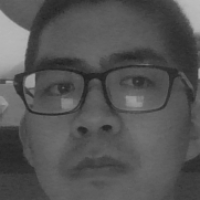
#> input picture testcode/faces/hit5heng/3.png, 200 x 200 px, given in place of the camera
$ jupyter execute --allow-errors stream.ipynb   (text cells are left out)
#> lines starting #> are read from the running program, lines starting #| are printed output that depends on the picture; after the words box and inside, x2 and y2 are one past the last pixel; in counts of white or black regions, pixels touching at a corner belong together
[cell 1]
# 测试
# 人脸检测
import cv2

cap = cv2.VideoCapture(0)
cap.set(3,640) # set Width
cap.set(4,480) # set Height

faceCascade = cv2.CascadeClassifier('Cascades/haarcascade_frontalface_alt.xml')
eyeCascade = cv2.CascadeClassifier('Cascades/haarcascade_eye_tree_eyeglasses.xml')

while(True):
    ret, frame = cap.read()
#> frame is the input picture: shape (200, 200, 3); min 32, max 189, mean 84.7

    gray = cv2.cvtColor(frame, cv2.COLOR_BGR2GRAY)
    # gray 表示输入 grayscale 图像。
    # scaleFactor 表示每个图像缩减的比例大小。
    # minNeighbors 表示每个备选矩形框具备的邻近数量。数字越大，假正类越少。
    # minSize 表示人脸识别的最小矩形大小。
    faces = faceCascade.detectMultiScale(
        gray,
        scaleFactor=1.1,
        minNeighbors=2,
        minSize=(10, 10),
#         flags=cv2.CASCADE_SCALE_IMAGE  # 还不知道什么用
    )
#> faces = [[8, 6, 180, 180]]
    for (x,y,w,h) in faces:
        # 画矩形框
        cv2.rectangle(frame, (x,y), (x+w,y+h), (0,255,0), 2)
        roi_color = frame[y:y+h, x:x+w]
#> this loop made 1 pass
#> pass 1, `roi_color = frame[y:y+h, x:x+w]`:
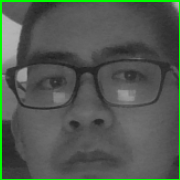
#> roi_color: shape (180, 180, 3); mean B, G, R 81, 89.4, 81
#> after the loop:
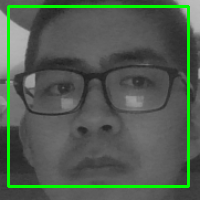
#> frame: shape (200, 200, 3); 5.39% of pixels changed, all inside (x1, y1, x2, y2) = (7, 5, 190, 188)

    cv2.imshow('frame', frame)


    k = cv2.waitKey(10) & 0xff
#> (key q is pressed here)
    if k == ord('q'):  # press 'q' to quit  k == ord('q')
        break


cap.release()
cv2.destroyAllWindows()

[cell 2]
import cv2
import os
import glob

cap = cv2.VideoCapture(0)
cap.set(3,640) # set Width
cap.set(4,480) # set Height

faceCascade = cv2.CascadeClassifier('Cascades/haarcascade_frontalface_alt.xml')
eyeCascade = cv2.CascadeClassifier('Cascades/haarcascade_eye_tree_eyeglasses.xml')

def get_face():
    name = input("input name:")
#> the answer given: faces/hit5heng/0.png
    path = "./faces/{}".format(name)
    if not os.path.exists(path):
            os.makedirs(path)
    while(True):
        ret, frame = cap.read()
        gray = cv2.cvtColor(frame, cv2.COLOR_BGR2GRAY)

        faces = faceCascade.detectMultiScale(
        gray,
        scaleFactor=1.1,
        minNeighbors=2,
        minSize=(10, 10),
        # flags=cv2.CASCADE_SCALE_IMAGE  # 还不知道什么用
        )
#> faces = [[8, 6, 180, 180]]

        # 找最大的脸
        max_w = 0
        max_h = 0
        for (x,y,w,h) in faces:
            cv2.rectangle(frame, (x,y), (x+w,y+h), (0,255,0), 2)
            if max_w < w and max_h < h:
                max_w, max_h = w, h
                max_x, max_y = x, y

            # 截取人脸，并且都转化为200*200的固定大小
            face = cv2.resize(gray[max_y:max_y+max_h, max_x:max_x+max_w], (200,200))

            cv2.imshow('frame', frame)
            cv2.imshow('face', face)
#> this loop made 1 pass
#> (x, y, w, h, max_w, max_h, max_x, max_y) on pass 1: (8, 6, 180, 180, 180, 180, 8, 6)
#> pass 1, in get_face, `face = cv2.resize(gray[max_y:max_y+max_h, max_x:max_x+max_w], (200,200))`:
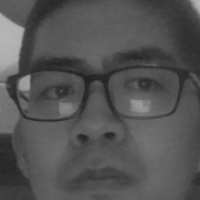
#> face: shape (200, 200); min 33, max 182, mean 83.8
#> after the loop, max_h = 180; max_w = 180; max_x = 8; max_y = 6

        k = cv2.waitKey(10) & 0xff
#> (key q is pressed here)
        if k == ord('e'):  # press 'q' to quit  k == ord('q')
            num = len(glob.glob(pathname='{}/*.png'.format(path)))
            filename = "{}/{}.png".format(path,num)
            cv2.imwrite(filename, face)
            print("save face ", filename)
        if k == ord('q'):  # press 'q' to quit  k == ord('q')
            break

    cap.release()
    cv2.destroyAllWindows()

[cell 3]
get_face()

[cell 4]
import imghdr
# 生成label文件
def get_label(path):
    fh = open("./faces/label.txt", 'w')
    # 表示人脸label
    label = 0
    for root, dirs, files in os.walk(path):
        # 循环每个文件夹
        for subdir in dirs:
            # 文件夹完整路径
            subdir_path = os.path.join(root,subdir)
            # 循环每个人物文件夹下面每张照片
            for file in os.listdir(subdir_path):
                # 照片完整路径
                filepath = os.path.join(subdir_path, file)
                # 判断文件类型是不是图片类型
                imgType = imghdr.what(filepath)
                if imgType == 'jpeg' or imgType == 'png' or imgType == 'jpg':
                    # 保存图片路径
                    fh.write(filepath);
                    fh.write(";")
                    # 标签
                    fh.write(str(label))
                    fh.write("\n")
            # 每个人的标签不一样，从0开始计数
            label = label + 1
    fh.close()

[cell 5]
get_label("faces")

[cell 6]
import cv2
import numpy as np
# 保存图片数据
images = []
# 保存标签
labels = []
# 打开文件
fh = open("./faces/label.txt")
# 循环每一行
for line in fh:
    # 以;切分字符串
    arr = line.split(";")
    # 第0部分为图片路径，读取文件
    img = cv2.imread(arr[0],0)
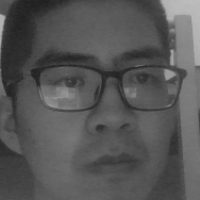
#> input picture testcode/faces/hit5heng/0.png, 200 x 200 px
#> img is the input picture: shape (200, 200); min 30, max 190, mean 86.2
    # 保存图片数据
    images.append(img)
    # 保存对应的标签数据
    labels.append(int(arr[1]))

# 安装opencv扩展包
# pip install opencv-contrib-python
# 定义人脸识别模型
model = cv2.face.EigenFaceRecognizer_create()
# model = cv2.face.FisherFaceRecognizer_create()
# model = cv2.face.LBPHFaceRecognizer_create()
# 训练模型
model.train(np.array(images), np.array(labels))
# 保存模型
model.save("./faces/predict_face.xml")

[cell 7]
import os
# 获取根目录路径、子目录路径，根目录和子目录下所有文件名
# for root, subDir, files in os.walk("./faces"):
#     print(root, "\n...........\n", subDir, "\n.......\n", files)
for _, subDir, _ in os.walk("./faces"):
    print(subDir)
    if len(subDir) != 0:
        name = subDir

print(name)
# for lists in os.listdir("./faces"):
#     print(lists)

[cell 8]
import cv2
import os
import glob

cap = cv2.VideoCapture(0)
cap.set(3,640) # set Width
cap.set(4,480) # set Height

faceCascade = cv2.CascadeClassifier('Cascades/haarcascade_frontalface_alt.xml')
eyeCascade = cv2.CascadeClassifier('Cascades/haarcascade_eye_tree_eyeglasses.xml')

# 定义人物名字
for _, subDir, _ in os.walk("./faces"):
    if len(subDir) != 0:
        name = subDir

# 定义人脸识别模型
model = cv2.face.EigenFaceRecognizer_create()
# 载入训练好的模型
model.read('./faces/predict_face.xml')

while(True):
    ret, frame = cap.read()

    gray = cv2.cvtColor(frame, cv2.COLOR_BGR2GRAY)
    # gray 表示输入 grayscale 图像。
    # scaleFactor 表示每个图像缩减的比例大小。
    # minNeighbors 表示每个备选矩形框具备的邻近数量。数字越大，假正类越少。
    # minSize 表示人脸识别的最小矩形大小。
    faces = faceCascade.detectMultiScale(
        gray,
        scaleFactor=1.1,
        minNeighbors=2,
        minSize=(10, 10),
#         flags=cv2.CASCADE_SCALE_IMAGE  # 还不知道什么用
    )
    for (x,y,w,h) in faces:
        # 画矩形框
        cv2.rectangle(frame, (x,y), (x+w,y+h), (0,255,0), 2)

        # 预测人物
        face = cv2.resize(gray[y:y+h,x:x+w], (200,200))
        params = model.predict(face)
        # 写上人物名字
        cv2.putText(frame,name[params[0]],(x,y-50),cv2.FONT_HERSHEY_SIMPLEX,1,(255,0,0),2)
#> this loop made 1 pass
#> (x, y, w, h, params) on pass 1: (8, 6, 180, 180, (0, 1866.3))

    cv2.imshow('frame', frame)


    k = cv2.waitKey(10) & 0xff
#> (key q is pressed here)
    if k == ord('q'):  # press 'q' to quit  k == ord('q')
        break


cap.release()
cv2.destroyAllWindows()

[cell 9]
# 检测人脸

import cv2
import urllib
import numpy as np
import sys


def detect(img, cascade):
    gray = cv2.cvtColor(img, cv2.COLOR_BGR2GRAY)  # 不需要转换为灰度图来检测
    faces = cascade.detectMultiScale(
        gray,
        scaleFactor=1.1,
        minNeighbors=2,
        minSize=(10, 10),
        # flags=cv2.CASCADE_SCALE_IMAGE  # 还不知道什么用
    )
    for (x,y,w,h) in faces:
        # 画矩形框
        cv2.rectangle(img, (x,y), (x+w,y+h), (0,255,0), 2)
        # roi_color = frame[y:y+h, x:x+w]  # 截取人脸
    return img


def get_steam():
    faceCascade = cv2.CascadeClassifier('Cascades/haarcascade_frontalface_alt.xml')

    host = "192.168.1.108"
#     if len(sys.argv)>1:
#         host = sys.argv[1]
    hoststr = 'http://' + host + ':8080/?action=stream'
    print('Streaming ' + hoststr)
    print('Print "q" to quit')

    stream=urllib.request.urlopen(hoststr)

    bytes1 = b''
    while True:
        bytes1 += stream.read(1024)
        startmark = bytes1.find(b'\xff\xd8')
        endmark = bytes1.find(b'\xff\xd9')
        if startmark != -1 and endmark != -1:
            jpg = bytes1[startmark:endmark + 2]
            bytes1 = bytes1[endmark + 2:] #flags = 1 for color image
            i = cv2.imdecode(np.fromstring(jpg, dtype=np.uint8),flags=1) # print i.shape

            img = detect(i, faceCascade)

            cv2.imshow("pi stream",img)
            if cv2.waitKey(1) & 0xFF == ord('q'):
    #             exit(0)
                break

    stream.close()
    cv2.destroyAllWindows()

[cell 10]
get_steam()
#> (the call stopped at in get_steam, `stream=urllib.request.urlopen(hoststr)`: the network is not available in this run)
